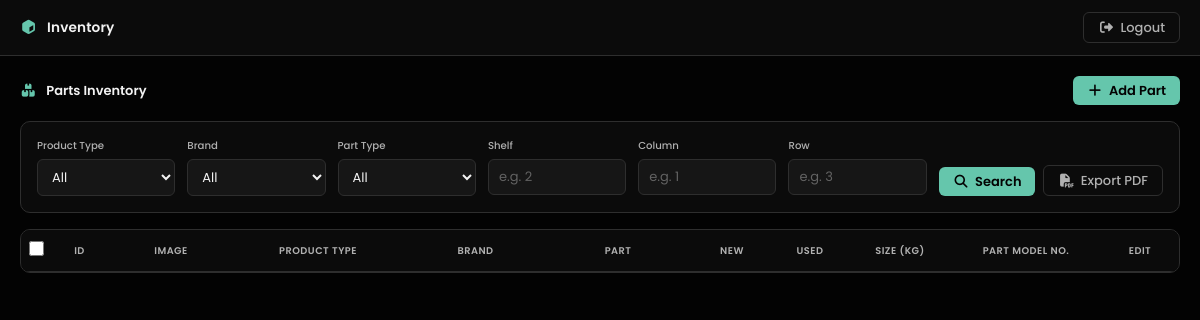
Page / (signed in) on the earlier database version.
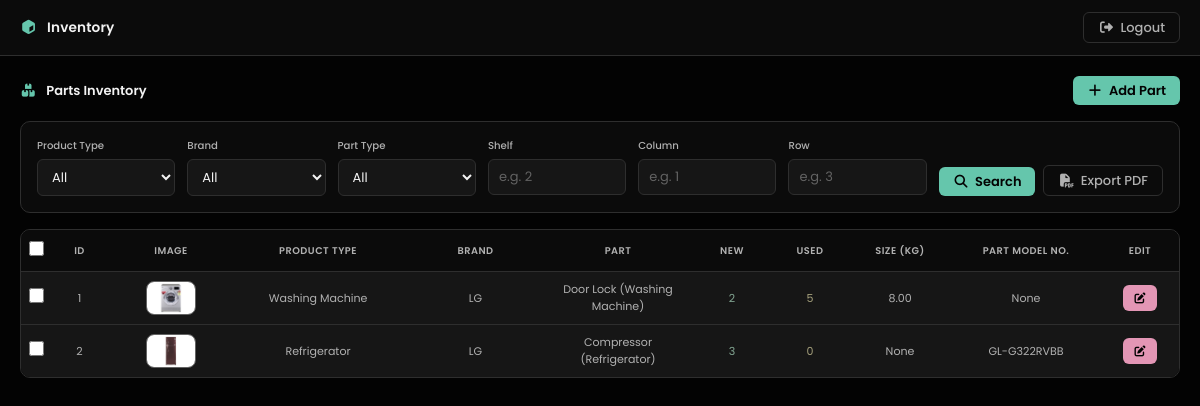
Same page on the later database version.
### dashboard/models.py (models this page shows, shortened)
class Part(models.Model):
    product_type = models.ForeignKey(
        ProductType,
        on_delete=models.PROTECT,
        related_name="parts",
    )
    brand = models.ForeignKey(
        Brand,
        on_delete=models.PROTECT,
        related_name="parts",
    )
    part_type = models.ForeignKey(
        PartType,
        on_delete=models.PROTECT,
        related_name="parts",
    )
    image = models.ImageField(upload_to="parts/", null=True, blank=True)
    total_new = models.PositiveIntegerField(default=0)
    total_used = models.PositiveIntegerField(default=0)
    size_kg = models.DecimalField(max_digits=7, decimal_places=2, null=True, blank=True)
    model_number = models.CharField(max_length=100, null=True, blank=True)
    shelf_number = models.PositiveIntegerField()
    column_number = models.CharField(max_length=100, null=True)
    row_number = models.CharField(max_length=100, null=True)
    notes = models.TextField(null=True, blank=True)
    class Meta:
        unique_together = [
            ("product_type", "brand", "part_type"),
            ("shelf_number", "column_number", "row_number"),
        ]

class ProductType(models.Model):
    name = models.CharField(max_length=100, unique=True)
    def __str__(self):
        return self.name

class Brand(models.Model):
    name = models.CharField(max_length=100, unique=True)
    def __str__(self):
        return self.name

class PartType(models.Model):
    name = models.CharField(max_length=150)
    product_type = models.ForeignKey(
        ProductType,
        on_delete=models.CASCADE,  # PartTypes for a deleted ProductType clean up automatically
        related_name="part_types",
    )
    class Meta:
        unique_together = ("name", "product_type")
    def __str__(self):
        return f"{self.name} ({self.product_type})"

### dashboard/views.py (the view)
# urls.py: path("", views.index, name="dashboard-index"),
@login_required
def index(request):
    items = Part.objects.select_related("product_type", "brand", "part_type").all()
    context = {"items": items}
    return render(request, "dashboard/index.html", context=context)

### templates/dashboard/index.html (shortened to what this page needs)
{% extends 'partials/base.html' %}
{% load static %}
{% block content %}
{% if user.is_authenticated %}
<div class="page-content">
  <div class="top-bar">
    <div class="filter-title">
      <i class="fa-solid fa-boxes-stacked"></i>
      <span>Parts Inventory</span>
    </div>
    <a href="{% url 'add-part' %}" class="btn btn-primary">
      <i class="fa-solid fa-plus"></i> Add Part
    </a>
  </div>
  <form class="filter-form" method="get" action="{% url 'dashboard-index' %}">
    <div class="filter-fields">
      <div class="filter-field">
        <label for="f-product">Product Type</label>
        <select id="f-product" name="product_type">
          <option value="">All</option>
        </select>
      </div>
      <div class="filter-field">
        <label for="f-brand">Brand</label>
        <select id="f-brand" name="brand">
          <option value="">All</option>
        </select>
      </div>
      <div class="filter-field">
        <label for="f-part">Part Type</label>
        <select id="f-part" name="part_type">
          <option value="">All</option>
        </select>
      </div>
      <div class="filter-field">
        <label for="f-shelf">Shelf</label>
        <input type="text" id="f-shelf" name="shelf" placeholder="e.g. 2" value="{{ request.GET.shelf }}">
      </div>
      <div class="filter-field">
        <label for="f-col">Column</label>
        <input type="text" id="f-col" name="column" placeholder="e.g. 1" value="{{ request.GET.column }}">
      </div>
      <div class="filter-field">
        <label for="f-row">Row</label>
        <input type="text" id="f-row" name="row" placeholder="e.g. 3" value="{{ request.GET.row }}">
      </div>
    </div>
    <div class="filter-actions">
      <button type="submit" class="btn btn-primary">
        <i class="fa-solid fa-magnifying-glass"></i> Search
      </button>
      <button type="button" class="btn btn-outline" id="export-btn">
        <i class="fa-solid fa-file-pdf"></i> Export PDF
      </button>
    </div>
  </form>
  <div class="table-wrapper">
    <table>
      <thead>
        <tr>
          <th><input type="checkbox" id="select-all" title="Select all"></th>
          <th>ID</th>
          <th>Image</th>
          <th>Product Type</th>
          <th>Brand</th>
          <th>Part</th>
          <th>New</th>
          <th>Used</th>
          <th>Size (kg)</th>
          <th>Part Model No.</th>
          <th>Edit</th>
        </tr>
      </thead>
      <tbody>
        {% for item in items %}
        <tr>
          <td><input type="checkbox" class="row-check" value="{{item.id}}"></td>
          <td>{{ item.id }}</td>
          <td>
            {% if item.image %}
              <img src="{{ item.image.url }}" alt="{{ item.product_type }} image" style="width: 50px; height: auto;">
            {% else %}
              <span>No Image</span>
            {% endif %}
          </td>
          <td>{{ item.product_type }}</td>
          <td>{{ item.brand }}</td>
          <td>{{ item.part_type }}</td>
          <td class="stock-new">{{ item.total_new }}</td>
          <td class="stock-used">{{ item.total_used }}</td>
          <td>{{ item.size_kg }}</td>
          <td>{{ item.model_number }}</td>
          <td>
            <a href="{% url 'edit-part' item.id %}" class="btn btn-icon" title="Edit">
              <i class="fa-solid fa-pen-to-square"></i>
            </a>
          </td>
        </tr>
        {% endfor %}
      </tbody>
    </table>
  </div>
</div>
{% endif %}
{% endblock content %}

Differences in the rows shown:
added Part: id "1", image (picture), product_type "Washing Machine", brand "LG", part_type "Door Lock (Washing Machine)", total_new "2", total_used "5", size_kg "8.00", model_number "None"
added Part: id "2", image (picture), product_type "Refrigerator", brand "LG", part_type "Compressor (Refrigerator)", total_new "3", total_used "0", size_kg "None", model_number "GL-G322RVBB"
